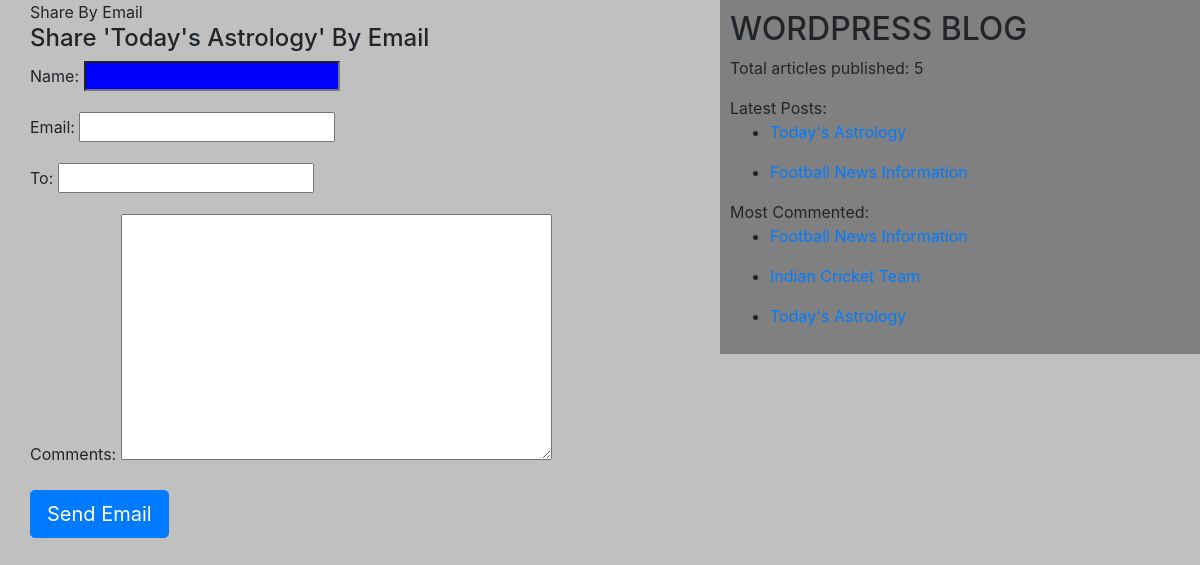
Page /7/share/ on the committed database.
### blogApp/models.py (models this page shows, shortened)
class Post(models.Model):
    STATUS_CHOICES = (('draft', 'Draft'), ('published', 'Published'))  # tuple of tuples for dropdown choices
    title = models.CharField(max_length=256)
    slug = models.SlugField(max_length=264, unique_for_date='publish')
    author = models.ForeignKey(User, related_name='blog_posts', on_delete=models.CASCADE)
    body = models.TextField()
    publish = models.DateTimeField(default=timezone.now)
    created = models.DateTimeField(auto_now_add=True)  # at what time object got created
    updated = models.DateTimeField(auto_now=True)  # at what time save method called
    status = models.CharField(max_length=10, choices=STATUS_CHOICES, default='draft')
    objects = CustomManager()  # register custom manager
    tags = TaggableManager()
    class Meta:
        ordering = ('-publish',)  # order by publish descending
    def get_absolute_url(self):
        return reverse('post_detail',
                       args=[self.status, self.publish.year, self.publish.strftime('%m'), self.publish.strftime('%d'),
                             self.slug])

### blogApp/views.py (the view)
# urls.py: path('<int:id>/share/', views.mail_send_view),
def mail_send_view(request, id):
    post = get_object_or_404(Post, id=id, status='published')
    sent = False
    if request.method == 'POST':
        form = EmailSendForm(request.POST)
        if form.is_valid():
            cd = form.cleaned_data
            post_url = request.build_absolute_uri(post.get_absolute_url())
            subject = '{}({}) recommends you to read "{}"'.format(cd['name'], cd['email'], post.title)
            message = 'Read post at: "{}" \n \n{}\'s comments: \n{}'.format(post_url, cd['name'], cd['comments'])
            email = cd['email']
            print(post_url)
            print('inside email block')
            sent = True
    else:
        form = EmailSendForm()
    return render(request, 'blogApp/sharebyemail.html', {'form': form, 'post': post, 'sent': sent})

### blogApp/forms.py
class EmailSendForm(forms.Form):
    name = forms.CharField()
    email = forms.EmailField()
    to = forms.EmailField()
    comments = forms.CharField(required=False, widget=forms.Textarea)

### blogApp/models.py (called while the page is built)
    def get_queryset(self):
        print('inside custom manager')
        return super().get_queryset().filter(status='published')  # custom manager to return only published status

### blogApp/templatetags/blog_tags.py (called while the page is built)
@register.simple_tag(name='count')  # assign name o a tag. If not assigned, name is function name
def total_posts():
    return Post.objects.count()

@register.inclusion_tag('blogApp/latest.html', name='latest')
def show_latest_posts(count=1):  # defult 3 if not provided
    latest_post = Post.objects.order_by('-publish')[:count]  # will give latest 3 posts
    return {'latest_posts': latest_post}  # this data will be automatically sent to latest.html

@register.simple_tag(name='top_commented')
def get_most_commented_posts(count=1):
    return Post.objects.annotate(total_comments=Count('comments')).order_by('-total_comments')[
           :count]  # adds ne column total_comments and saves total comments for each posts in it . user related_name check it

### templates/blogApp/sharebyemail.html (shortened to what this page needs)
<!DOCTYPE html>
{% extends 'blogApp/base.html' %}
{% block body_block %}
{% if sent %}
<h2>Email sent successfully!!</h2>
<h4>Post on {{post.title}} shared</h4>
{% else %}
{% block title_block %} Share By Email {% endblock %}
<h4>Share '{{post.title}}' By Email </h4>
<form method="post">
    {{form.as_p}}
    <input type="submit" class='btn btn-primary btn-lg' name="" value="Send Email">
</form>
{% endif %}
{% endblock %}

### templates/blogApp/base.html (shortened to what this page needs)
<!DOCTYPE html>
{% load blog_tags %}
{% load static %}
<html lang="en">
<head>
    <link rel="stylesheet" href="https://stackpath.bootstrapcdn.com/bootstrap/4.5.0/css/bootstrap.min.css">
    <link rel="stylesheet" href="{% static "css/blog.css" %}">
</head>
<body>
<div class="content">
{% block body_block %}
{% endblock %}
</div>
<div class="sidebar">
    <h2>WORDPRESS BLOG</h2>
    <p>Total articles published: {% count %} </p>
    Latest Posts:
    {% latest 2%}
    {% top_commented 3 as top_posts %}
   {% for post in top_posts %}
    <ul>
       <li><a href="{{post.get_absolute_url}}" >{{ post.title }}</a></li>
    </ul>
{% endfor %}
</div>
</body>
</html>

### templates/blogApp/latest.html (shortened to what this page needs)
<!DOCTYPE html>
<html lang="en">
<head>
</head>
<body>
{% for post in latest_posts %}
<ul>
    <li>
        <a href="{{post.get_absolute_url}}" >{{ post.title }}</a>
    </li>
</ul>
{% endfor %}
</body>
</html>

### static/css/blog.css (style rules this page uses)
.content { width:60%; float:left; padding: 0 0 0 30px; background: silver; }
.sidebar { width:40%; float:right; padding: 10px; background: grey; }
body { background:silver; }
input[type='text'] { background:blue; color:white; }

### rows in the picture
Post: title "Today's Astrology"
Post: title "Football News Information"
Post: title "Indian Cricket Team"
